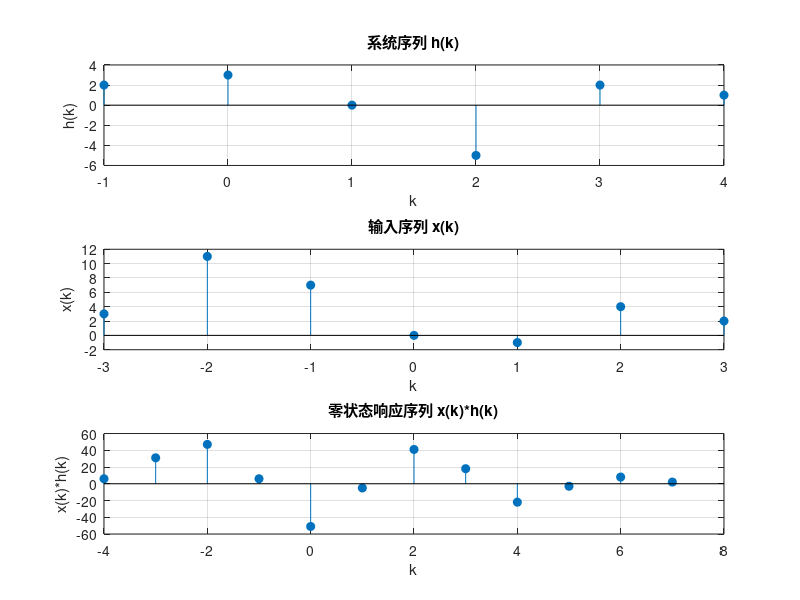

Recreate this plot in MATLAB. (Note: this script raises an error after producing the figure.)
clc;
clear;
x = [3,11,7,0,-1,4,2];
nx = -3:3;
h = [2 3 0 -5 2 1];
nh = -1:4;
subplot(3,1,1);
stem(nh,h,'fill');
grid on;
xlabel("k");
ylabel("h(k)");
title("系统序列 h(k)");
subplot(3,1,2);
stem(nx,x,'fill');
grid on;
xlabel("k");
ylabel("x(k)");
title("输入序列 x(k)");
y = conv(x,h);
nn = nx(1) + nh(1):nx(end) + nh(end);

subplot(3,1,3);
stem(nn,y,'fill');
grid on;
xlabel("k");
ylabel("x(k)*h(k)");
title("零状态响应序列 x(k)*h(k)");
% [y ny] = Convolution(x,h,nx,nh);

%% 图像其余滤波方式

lena = imread('test_10.png');
J=imnoise(lena,'salt & pepper',0.02);
figure(2);
subplot(3,2,1);
imshow(lena);
title("原始图像");
subplot(3,2,2),
imshow(J);
title('添加盐椒噪声')

%% 中值滤波
b(:,:,1) = medfilt2(J(:,:,1),[3,3]);
b(:,:,2) = medfilt2(J(:,:,2),[3,3]);
b(:,:,3) = medfilt2(J(:,:,3),[3,3]);
subplot(3,2,3),
imshow(b);
title('中值滤波');
%% 拉氏算子锐化图像
h=[0,1,0;1,-4,0;0,1,0];%拉氏算子
c(:,:,1) = filter2(h,lena(:,:,1));
c(:,:,2) = filter2(h,lena(:,:,2));
c(:,:,3) = filter2(h,lena(:,:,3));
subplot(3,2,4),
imshow(c);
title('拉氏算子');

%% prewitt算子
H = fspecial('prewitt');%应用prewitt算子锐化图像
d(:,:,1) = filter2(H,lena(:,:,1));
d(:,:,2) = filter2(H,lena(:,:,2));
d(:,:,3) = filter2(H,lena(:,:,3));
subplot(3,2,5),
imshow(d);
title('prewitt算子');


%% log算子
H=fspecial('log');%应用log算子锐化图像
e(:,:,1) = filter2(H,lena(:,:,1));
e(:,:,2) = filter2(H,lena(:,:,2));
e(:,:,3) = filter2(H,lena(:,:,3));
subplot(3,2,6),
imshow(e);
title('log算子');